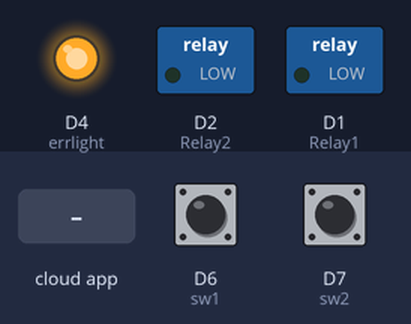
This sketch was run on a simulated ESP8266 (NodeMCU). On the bench: switched loads named in the sketch (green lamp = pin HIGH), output pins drawn as LEDs (lit = HIGH). Inputs (shaded band) come from the test bench; at power-on: D6 (sw1) LOW, D7 (sw2) LOW. WiFi joins after 1.5 s; servers stay silent unless stated; no MQTT or app messages arrive unless stated; what the sketch prints to the serial monitor is not drawn.

Above: at 2.7 s.
2.8 s: D6 (sw1) pulled HIGH for 1 s
At 5.2 s:
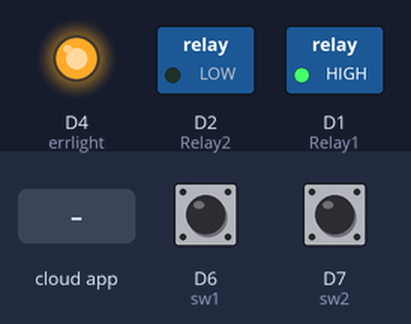
5.5 s: D7 (sw2) pulled HIGH for 0.15 s
At 6.5 s:
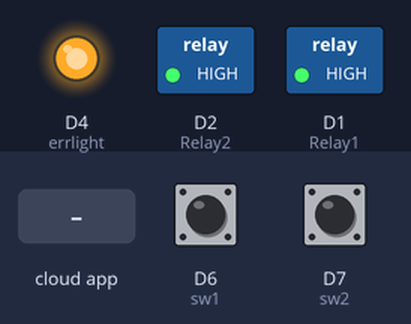
7.6 s: the phone or cloud app sets feedname1 to 1
At 8.2 s:
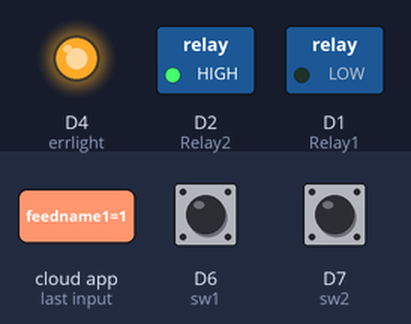
9.1 s: D6 (sw1) pulled HIGH for 3.2 s
At 10.0 s:
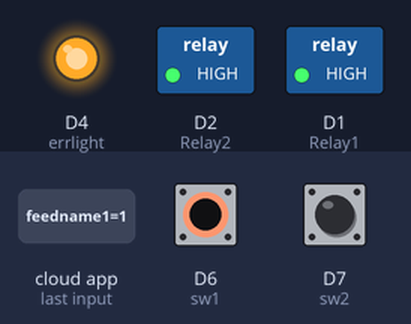
14.1 s: D7 (sw2) pulled HIGH for 3.2 s
At 14.5 s:
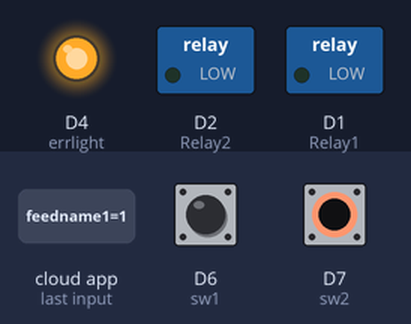
Timing chart, 0 to 19.2 s (numbered marks = the images above; inputs shaded):
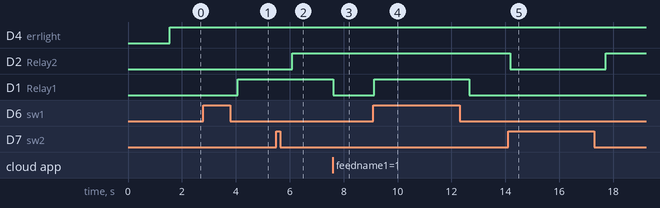

Measured:
- after the input at 2.8 s, D1 (Relay1): LOW → HIGH after 1.3 s
- after the input at 5.5 s, D2 (Relay2): LOW → HIGH after 0.60 s
- after the input at 7.6 s, D1 (Relay1): HIGH → LOW at once
- after the input at 9.1 s, D1 (Relay1): LOW → HIGH at once, → LOW 3.5 s later
- after the input at 14.1 s, D2 (Relay2): HIGH → LOW after 0.08 s, → HIGH 3.5 s later

The sketch:

automa1.ino
```cpp
#include <ESP8266WiFi.h>
#include "Adafruit_MQTT.h"
#include "Adafruit_MQTT_Client.h"

// defining required relays. You can add more relays by defining relay3, relay4 etc.,
#define Relay1            D1
#define Relay2            D2

#define errlight          D4

// defining switches you can add more switches if you want after reading readme.md
#define sw1               D6
#define sw2               D7
#define WLAN_SSID       "enter ssid here"             // Your SSID
#define WLAN_PASS       "enter wlan password here"        // Your password

/************************* Adafruit.io Setup *********************************/

#define AIO_SERVER      "io.adafruit.com" //Adafruit Server
#define AIO_SERVERPORT  1883
#define AIO_USERNAME    "enter adafruit username"            // Username
#define AIO_KEY         "aio_BLYX03rchLidBrhehFVqUXHf1LHm"   // Auth Key
int sw1v = 0;
int sw2v = 0;
int sw1state = 0;
int sw2state = 0;
int relay1state =1;
int relay2state=1;
//WIFI CLIENT
WiFiClient client;

Adafruit_MQTT_Client mqtt(&client, AIO_SERVER, AIO_SERVERPORT, AIO_USERNAME, AIO_KEY);
// add feeds according to the requirement
Adafruit_MQTT_Subscribe Light1 = Adafruit_MQTT_Subscribe(&mqtt, AIO_USERNAME"/feeds/feedname1");
Adafruit_MQTT_Subscribe Light2 = Adafruit_MQTT_Subscribe(&mqtt, AIO_USERNAME "/feeds/feednam2");

void MQTT_connect();

void setup() {
  Serial.begin(115200);

  pinMode(Relay1, OUTPUT);
  pinMode(Relay2, OUTPUT);
  pinMode(sw1, INPUT);
  pinMode(sw2, INPUT);
  pinMode(errlight, OUTPUT);

  // Connect to WiFi access point.
  Serial.println(); Serial.println();
  Serial.print("Connecting to ");
  Serial.println(WLAN_SSID);

  WiFi.begin(WLAN_SSID, WLAN_PASS);
  while (WiFi.status() != WL_CONNECTED) {
    delay(500);
    Serial.print(".");
  }
  Serial.println();

  Serial.println("WiFi connected");
  Serial.println("IP address: ");
  Serial.println(WiFi.localIP());

  mqtt.subscribe(&Light1);
  mqtt.subscribe(&Light2);

}

void loop() {

  if(WiFi.status() == WL_CONNECTED){
  MQTT_connect();
  digitalWrite(errlight, 1);

  Adafruit_MQTT_Subscribe *subscription;
  (subscription = mqtt.readSubscription(500));
  if (subscription){
    if (subscription == &Light1) {
      int Light1_State = atoi((char *)Light1.lastread);

      if (Light1_State==1){

        relay1state= !relay1state;
        digitalWrite(Relay1, relay1state);
        Serial.print("relay1state: ");
        Serial.println(relay1state);
        }


    }
    if (subscription == &Light2) {                        // after adding more relay and switches copy this portion of code
      int Light2_State = atoi((char *)Light2.lastread);   //paste it right after the end of the if loop
                                                          //make necessary changes to the vasriable names
      if (Light2_State==1){                               //and you're ready to run
        relay2state= !relay2state;                        //
        digitalWrite(Relay2, relay2state);                //
        Serial.print("relay2state: ");                    //
        Serial.println(relay2state);                      //
        }
    }

  }}
  else{digitalWrite(errlight, 0); }
  sw1state = digitalRead(sw1);
    sw2state = digitalRead(sw2);
    if (sw1state != sw1v){
      relay1state= !relay1state;
      digitalWrite(Relay1, relay1state);
      Serial.print("relay1state: ");
      Serial.println(relay1state);
      sw1v = sw1state;
    }
    if (sw2state != sw2v){
      relay2state= !relay2state;
      digitalWrite(Relay2, relay2state);
      Serial.print("relay2state: ");
      Serial.println(relay2state);
      sw2v = sw2state;
    }

}


void MQTT_connect() {
  int8_t ret;

  if (mqtt.connected()) {
    return;
  }

  Serial.print("Connecting to MQTT... ");

  uint8_t retries = 30;

  while ((ret = mqtt.connect()) != 0) {
    Serial.println(mqtt.connectErrorString(ret));
    Serial.println("Retrying MQTT connection in 5 seconds...");
    digitalWrite(errlight, 0);
    mqtt.disconnect();
    delay(5000);
    //retries--;
    if (retries == 0) {
      while (1);
    }
  }
  Serial.println("MQTT Connected!");
  digitalWrite(errlight, 1);

}
```
